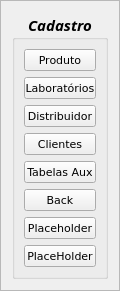
        <widget class="QFrame" name="Cadastro_Frame">
         <property name="geometry">
          <rect>
           <x>0</x>
           <y>0</y>
           <width>120</width>
           <height>287</height>
          </rect>
         </property>
         <property name="autoFillBackground">
          <bool>true</bool>
         </property>
         <property name="frameShape">
          <enum>QFrame::StyledPanel</enum>
         </property>
         <property name="frameShadow">
          <enum>QFrame::Raised</enum>
         </property>
         <layout class="QGridLayout" name="gridLayout_4">
          <item row="0" column="0">
           <widget class="QGroupBox" name="CadastroMenu">
            <property name="enabled">
             <bool>true</bool>
            </property>
            <property name="sizePolicy">
             <sizepolicy hsizetype="Fixed" vsizetype="Fixed">
              <horstretch>0</horstretch>
              <verstretch>0</verstretch>
             </sizepolicy>
            </property>
            <property name="minimumSize">
             <size>
              <width>10</width>
              <height>0</height>
             </size>
            </property>
            <property name="sizeIncrement">
             <size>
              <width>0</width>
              <height>0</height>
             </size>
            </property>
            <property name="font">
             <font>
              <family>Sitka Display</family>
              <pointsize>11</pointsize>
              <weight>75</weight>
              <italic>true</italic>
              <bold>true</bold>
              <strikeout>false</strikeout>
              <kerning>true</kerning>
             </font>
            </property>
            <property name="title">
             <string>Cadastro</string>
            </property>
            <property name="alignment">
             <set>Qt::AlignCenter</set>
            </property>
            <layout class="QGridLayout" name="gridLayout_5">
             <item row="0" column="0">
              <widget class="QPushButton" name="Produto_Button">
               <property name="font">
                <font>
                 <family>Verdana</family>
                 <pointsize>8</pointsize>
                 <weight>50</weight>
                 <italic>false</italic>
                 <bold>false</bold>
                </font>
               </property>
               <property name="text">
                <string>Produto</string>
               </property>
              </widget>
             </item>
             <item row="6" column="0">
              <widget class="QPushButton" name="Placeholder1_Button">
               <property name="font">
                <font>
                 <family>Verdana</family>
                 <pointsize>8</pointsize>
                 <weight>50</weight>
                 <italic>false</italic>
                 <bold>false</bold>
                </font>
               </property>
               <property name="text">
                <string>Placeholder</string>
               </property>
              </widget>
             </item>
             <item row="3" column="0">
              <widget class="QPushButton" name="Clientes_Button">
               <property name="font">
                <font>
                 <family>Verdana</family>
                 <pointsize>8</pointsize>
                 <weight>50</weight>
                 <italic>false</italic>
                 <bold>false</bold>
                </font>
               </property>
               <property name="text">
                <string>Clientes</string>
               </property>
              </widget>
             </item>
             <item row="2" column="0">
              <widget class="QPushButton" name="Distribuidor_Button">
               <property name="font">
                <font>
                 <family>Verdana</family>
                 <pointsize>8</pointsize>
                 <weight>50</weight>
                 <italic>false</italic>
                 <bold>false</bold>
                </font>
               </property>
               <property name="text">
                <string>Distribuidor</string>
               </property>
              </widget>
             </item>
             <item row="1" column="0">
              <widget class="QPushButton" name="Laboratorios_Button">
               <property name="font">
                <font>
                 <family>Verdana</family>
                 <pointsize>8</pointsize>
                 <weight>50</weight>
                 <italic>false</italic>
                 <bold>false</bold>
                </font>
               </property>
               <property name="text">
                <string>Laboratórios</string>
               </property>
              </widget>
             </item>
             <item row="7" column="0">
              <widget class="QPushButton" name="Placeholder2_Button">
               <property name="font">
                <font>
                 <family>Verdana</family>
                 <pointsize>8</pointsize>
                 <weight>50</weight>
                 <italic>false</italic>
                 <bold>false</bold>
                </font>
               </property>
               <property name="text">
                <string>PlaceHolder</string>
               </property>
              </widget>
             </item>
             <item row="5" column="0">
              <widget class="QPushButton" name="CadaBack_Button">
               <property name="font">
                <font>
                 <family>Verdana</family>
                 <pointsize>8</pointsize>
                 <weight>50</weight>
                 <italic>false</italic>
                 <bold>false</bold>
                </font>
               </property>
               <property name="text">
                <string>Back</string>
               </property>
              </widget>
             </item>
             <item row="4" column="0">
              <widget class="QPushButton" name="TabelasAux_Button">
               <property name="font">
                <font>
                 <family>Verdana</family>
                 <pointsize>8</pointsize>
                 <weight>50</weight>
                 <italic>false</italic>
                 <bold>false</bold>
                </font>
               </property>
               <property name="text">
                <string>Tabelas Aux</string>
               </property>
              </widget>
             </item>
            </layout>
           </widget>
          </item>
         </layout>
        </widget>
